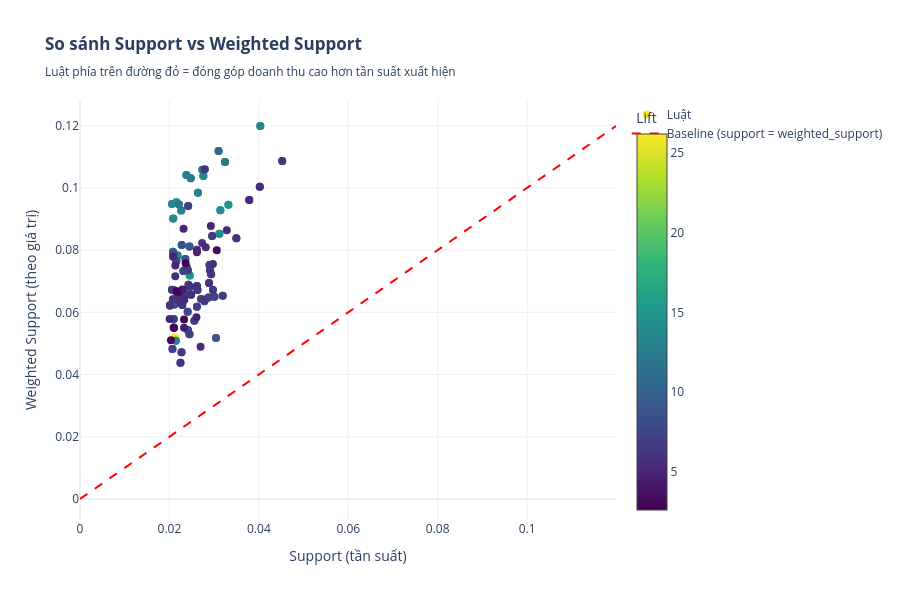

Notebook code cell kept with this figure:
### Code cell
"""
CELL 9: BIỂU ĐỒ 3 - SO SÁNH SUPPORT VS WEIGHTED_SUPPORT
Mục đích: Trực quan hóa sự khác biệt giữa luật thường và luật có trọng số
Nội dung: Scatter plot với X=support, Y=weighted_support, đường chéo là baseline
Ý nghĩa: Luật nào nằm TRÊN đường chéo = quan trọng hơn khi xét theo giá trị doanh thu
"""

fig = go.Figure()

# Scatter plot
fig.add_trace(go.Scatter(
    x=weighted_rules['support'],
    y=weighted_rules['weighted_support'],
    mode='markers',
    marker=dict(
        size=8,
        color=weighted_rules['lift'],
        colorscale='Viridis',
        showscale=True,
        colorbar=dict(title="Lift"),
    ),
    text=weighted_rules['rule_str'],
    hovertemplate='<b>%{text}</b><br>Support: %{x:.4f}<br>Weighted Support: %{y:.4f}<extra></extra>',
    name='Luật'
))

# Đường chéo (baseline: support = weighted_support)
max_val = max(weighted_rules['support'].max(), weighted_rules['weighted_support'].max())
fig.add_trace(go.Scatter(
    x=[0, max_val],
    y=[0, max_val],
    mode='lines',
    line=dict(color='red', dash='dash', width=2),
    name='Baseline (support = weighted_support)'
))

fig.update_layout(
    title="<b>So sánh Support vs Weighted Support</b><br><sub>Luật phía trên đường đỏ = đóng góp doanh thu cao hơn tần suất xuất hiện</sub>",
    xaxis_title="Support (tần suất)",
    yaxis_title="Weighted Support (theo giá trị)",
    height=600,
    template="plotly_white",
    showlegend=True
)

fig.show()

# Phân tích
above_baseline = weighted_rules[weighted_rules['weighted_support'] > weighted_rules['support']]
below_baseline = weighted_rules[weighted_rules['weighted_support'] < weighted_rules['support']]

print(f"\n📊 PHÂN TÍCH WEIGHTED vs NORMAL SUPPORT:")
print(f"- Số luật NẰM TRÊN đường baseline: {len(above_baseline)} ({len(above_baseline)/len(weighted_rules)*100:.1f}%)")
print(f"  → Những luật này xuất hiện trong các hóa đơn GIÁ TRỊ CAO")
print(f"- Số luật NẰM DƯỚI đường baseline: {len(below_baseline)} ({len(below_baseline)/len(weighted_rules)*100:.1f}%)")
print(f"  → Những luật này xuất hiện trong các hóa đơn GIÁ TRỊ THẤP")

### Figure 1 — Plotly figure (JSON) as saved in the notebook; plotly's stock layout.template omitted (floating-point values rounded to 4 significant figures; data arrays with more than 128 entries replaced by an {"elided": "..."} marker saying what was removed)
{"data": [{"hovertemplate": "<b>%{text}</b><br>Support: %{x:.4f}<br>Weighted Support: %{y:.4f}<extra></extra>", "marker": {"color": {"elided": "175 float values"}, "colorbar": {"title": {"text": "Lift"}}, "colorscale": [[0, "#440154"], [0.1111, "#482878"], [0.2222, "#3e4989"], [0.3333, "#31688e"], [0.4444, "#26828e"], [0.5556, "#1f9e89"], [0.6667, "#35b779"], [0.7778, "#6ece58"], [0.8889, "#b5de2b"], [1, "#fde725"]], "showscale": true, "size": 8}, "mode": "markers", "name": "Luật", "text": {"elided": "175 str values"}, "type": "scatter", "x": {"elided": "175 float values"}, "y": {"elided": "175 float values"}}, {"line": {"color": "red", "dash": "dash", "width": 2}, "mode": "lines", "name": "Baseline (support = weighted_support)", "type": "scatter", "x": [0, 0.1199], "y": [0, 0.1199]}], "layout": {"height": 600, "showlegend": true, "title": {"text": "<b>So sánh Support vs Weighted Support</b><br><sub>Luật phía trên đường đỏ = đóng góp doanh thu cao hơn tần suất xuất hiện</sub>"}, "xaxis": {"title": {"text": "Support (tần suất)"}}, "yaxis": {"title": {"text": "Weighted Support (theo giá trị)"}}}}
